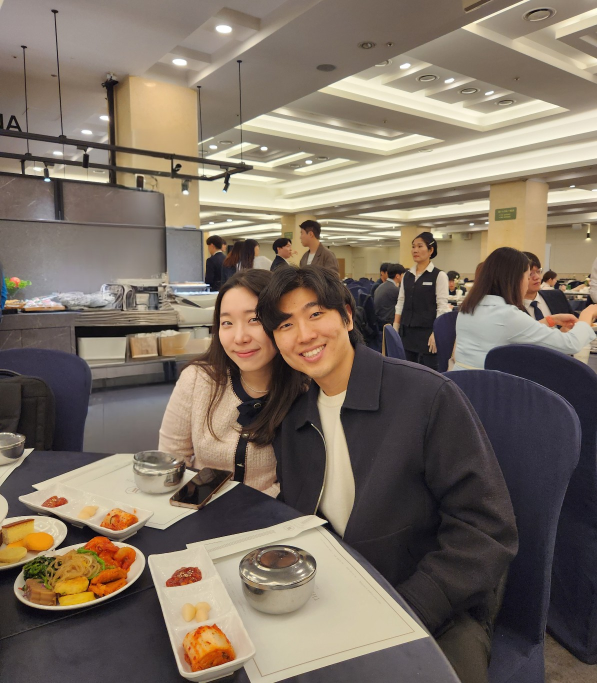
#> input picture img/test/1.jpg, 1194 x 1366 px (shown at 1/2 size); its folder holds 4 pictures in this run
$ python resize_images.py
#> lines starting #> are read from the running program, lines starting #| are printed output that depends on the picture
import os
from PIL import Image

# Set your target directory
input_dir = './'  # Replace with your directory path

# Supported image extensions
image_extensions = ('.png', '.jpg', '.jpeg', '.bmp', '.gif', '.tiff', '.webp')

for filename in os.listdir(input_dir):
    if filename.lower().endswith(image_extensions):
        file_path = os.path.join(input_dir, filename)
        with Image.open(file_path) as img:
            # Downsample
#> img is the input picture: PIL image 1194x1366 RGB; mean R, G, B 124.6, 112, 99.1
            new_size = (img.width // 2, img.height // 2)
#> new_size = (597, 683)
            resized_img = img.resize(new_size, Image.LANCZOS)
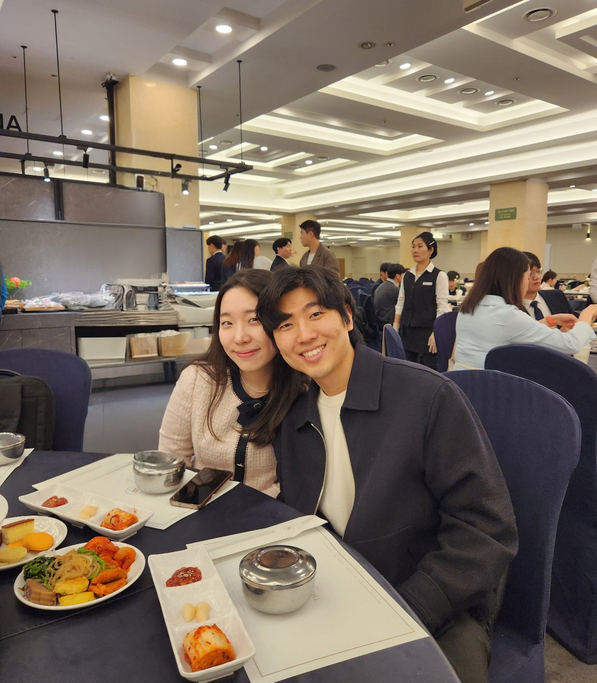
#> resized_img: PIL image 597x683 RGB; mean R, G, B 124.6, 112, 99.1

            # Save with _resized suffix
            base, ext = os.path.splitext(filename)
            new_filename = f"{base}_resized{ext}"
            resized_img.save(os.path.join(input_dir, new_filename))
#> pass 2 of the loop `for filename in os.listdir(input_dir):`:
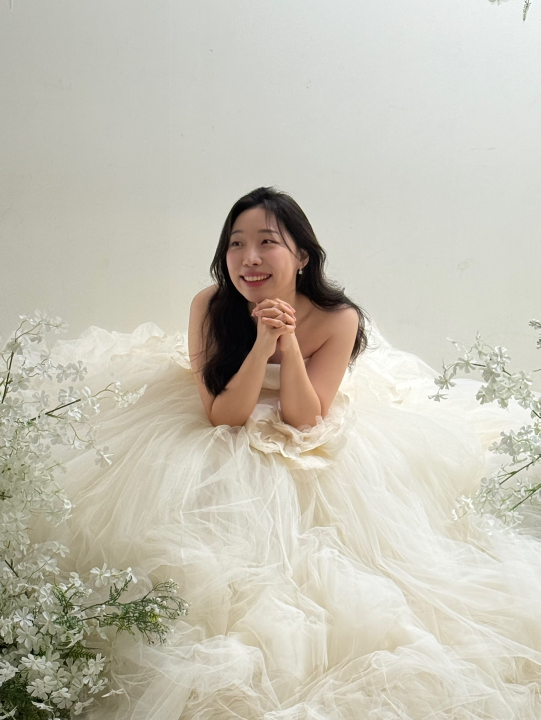
#> input picture img/test/10.jpg, 1081 x 1440 px (shown at 1/2 size)
#> img is the input picture: PIL image 1081x1440 RGB; mean R, G, B 198, 194.4, 181.1
#> `resized_img = img.resize(new_size, Image.LANCZOS)`:
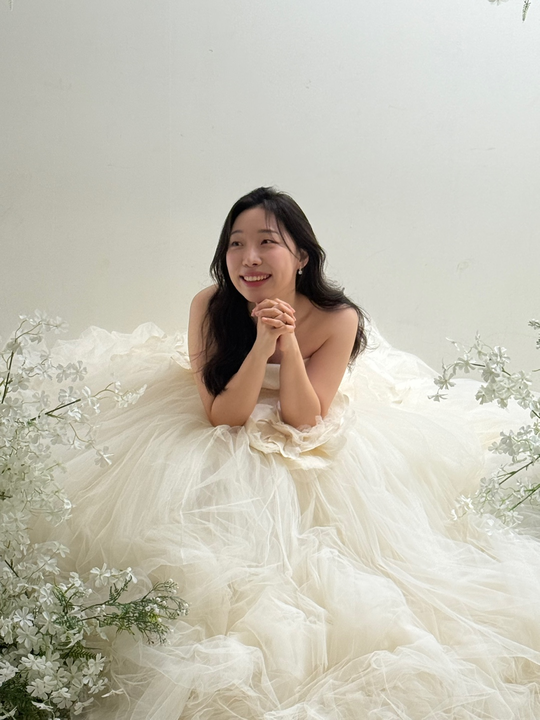
#> resized_img: PIL image 540x720 RGB; mean R, G, B 198, 194.4, 181.1

print("Downsampling complete.")
